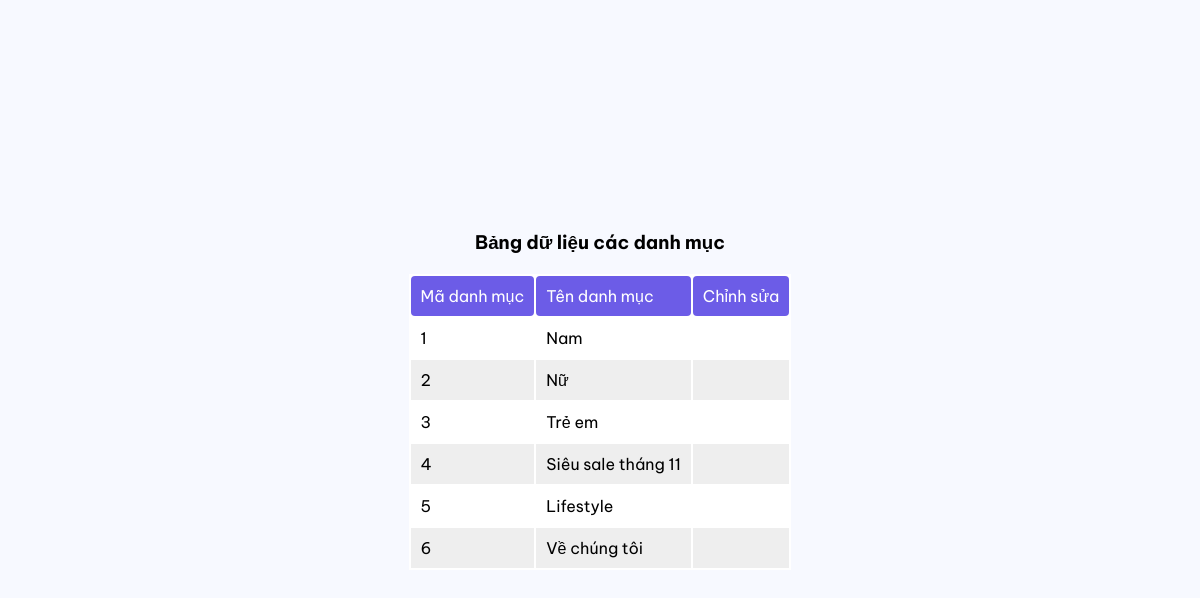
The page /dashboard/categories/index.php on the database its author committed.
### tables this page shows
CREATE TABLE `categories` (
    `category_id` int(11) NOT NULL,
    `category_name` varchar(255) NOT NULL
);

### app/model/Category.php (called while the page is built, shortened)
<?php
class Category extends Database
{
    public static function getAllCategories()
    {
        $categoryStmt = parent::$connection->prepare("SELECT * FROM categories");
        $category = parent::select($categoryStmt);
        return $category;
    }
}

### app/model/Database.php (called while the page is built, shortened)
<?php
class Database
{
    public static function select($stmt)
    {
        if ($stmt) {
            $stmt->execute();
            return $stmt->get_result()->fetch_all(MYSQLI_ASSOC);
        }
    }
}

### dashboard/categories/index.php (the view, shortened to what this page needs)
<?php
require_once "../../config/database.php";
$category = new Category();
$category_data = $category->getAllCategories();
?>
<!DOCTYPE html>
<html lang="en">
<head>
    <link rel="stylesheet" href="../../public/style.css">
</head>
<body>
    <div class="page_wrapper table_data">
        <h3 class="table_data_title">Bảng dữ liệu các danh mục</h3>
        <table>
            <thead>
                <tr>
                    <td>Mã danh mục</td>
                    <td>Tên danh mục</td>
                    <td>Chỉnh sửa</td>
                </tr>
            </thead>
            <tbody>
                <?php
                foreach ($category_data as $key => $value) {
                    echo "<tr>
                            <td>
                                $value[category_id]
                            </td>
                            <td>
                                $value[category_name]
                            </td>
                            <td>
                                <div class='table_action'>
                                    <a class='' href='./categories/delete?id=$value[category_id]'><ion-icon name='trash-outline'></ion-icon></a>
                                    <a class=''href='./categories/edit?id=$value[category_id]'><ion-icon name='create-outline'></ion-icon></a>
                                </div>
                            </td>
                        </tr>";
                }
                ?>
            </tbody>
        </table>
    </div>
</body>
</html>

### public/style.css (style rules this page uses)
:root { --header-height: 80px; --header-padding: 12px; --white: #fff; --gray-bg: #f7f9ff; --main: #6c5ce7; --text: #000; }
* { margin: 0; padding: 0; box-sizing: border-box; }
body { font-family: 'Be Vietnam Pro', sans-serif; }
table { overflow: hidden; }
tr, td { padding: 10px; margin: 10px; }
table { background-color: var(--white); }
table thead tr td { border-radius: 4px; color: var(--white); background-color: var(--main); }
table tbody tr:nth-of-type(even) { background-color: #eee; }
.table_data_title { margin-bottom: 20px; }
.page_wrapper.table_data { justify-content: center; flex-direction: column !important; }
.page_wrapper { width: 100% !important; height: 100vh !important; overflow: hidden; display: flex; align-items: center; padding: 0; background-color: var(--gray-bg); }

### rows shown on the page
categories: category_id "1", category_name "Nam"
categories: category_id "2", category_name "Nữ"
categories: category_id "3", category_name "Trẻ em"
categories: category_id "4", category_name "Siêu sale tháng 11"
categories: category_id "5", category_name "Lifestyle"
categories: category_id "6", category_name "Về chúng tôi"
